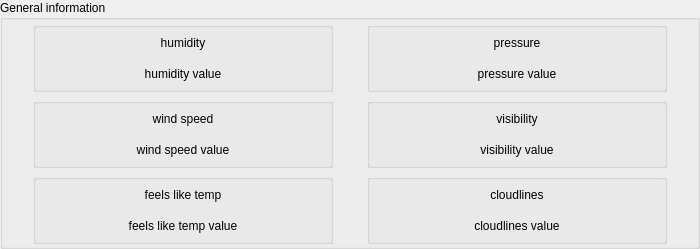
       <widget class="QGroupBox" name="groupBox_16">
        <property name="minimumSize">
         <size>
          <width>700</width>
          <height>220</height>
         </size>
        </property>
        <property name="title">
         <string>General information</string>
        </property>
        <layout class="QVBoxLayout" name="verticalLayout_5">
         <property name="leftMargin">
          <number>2</number>
         </property>
         <property name="topMargin">
          <number>2</number>
         </property>
         <property name="rightMargin">
          <number>2</number>
         </property>
         <property name="bottomMargin">
          <number>2</number>
         </property>
         <item>
          <layout class="QHBoxLayout" name="horizontalLayout_15">
           <item>
            <widget class="QGroupBox" name="groupBox_21">
             <property name="minimumSize">
              <size>
               <width>300</width>
               <height>70</height>
              </size>
             </property>
             <property name="maximumSize">
              <size>
               <width>300</width>
               <height>16777215</height>
              </size>
             </property>
             <property name="title">
              <string/>
             </property>
             <layout class="QVBoxLayout" name="verticalLayout_7">
              <property name="spacing">
               <number>2</number>
              </property>
              <property name="leftMargin">
               <number>1</number>
              </property>
              <property name="topMargin">
               <number>1</number>
              </property>
              <property name="rightMargin">
               <number>1</number>
              </property>
              <property name="bottomMargin">
               <number>1</number>
              </property>
              <item>
               <widget class="QLabel" name="label">
                <property name="text">
                 <string>humidity</string>
                </property>
                <property name="textFormat">
                 <enum>Qt::RichText</enum>
                </property>
                <property name="alignment">
                 <set>Qt::AlignCenter</set>
                </property>
               </widget>
              </item>
              <item>
               <widget class="QLabel" name="label_10">
                <property name="text">
                 <string>humidity value</string>
                </property>
                <property name="textFormat">
                 <enum>Qt::RichText</enum>
                </property>
                <property name="alignment">
                 <set>Qt::AlignCenter</set>
                </property>
               </widget>
              </item>
             </layout>
            </widget>
           </item>
           <item>
            <widget class="QGroupBox" name="groupBox_22">
             <property name="minimumSize">
              <size>
               <width>300</width>
               <height>70</height>
              </size>
             </property>
             <property name="maximumSize">
              <size>
               <width>300</width>
               <height>16777215</height>
              </size>
             </property>
             <property name="title">
              <string/>
             </property>
             <layout class="QVBoxLayout" name="verticalLayout_9">
              <property name="spacing">
               <number>2</number>
              </property>
              <property name="leftMargin">
               <number>1</number>
              </property>
              <property name="topMargin">
               <number>1</number>
              </property>
              <property name="rightMargin">
               <number>1</number>
              </property>
              <property name="bottomMargin">
               <number>1</number>
              </property>
              <item>
               <widget class="QLabel" name="label_12">
                <property name="text">
                 <string>pressure</string>
                </property>
                <property name="textFormat">
                 <enum>Qt::RichText</enum>
                </property>
                <property name="alignment">
                 <set>Qt::AlignCenter</set>
                </property>
               </widget>
              </item>
              <item>
               <widget class="QLabel" name="label_5">
                <property name="text">
                 <string>pressure value</string>
                </property>
                <property name="textFormat">
                 <enum>Qt::RichText</enum>
                </property>
                <property name="alignment">
                 <set>Qt::AlignCenter</set>
                </property>
               </widget>
              </item>
             </layout>
            </widget>
           </item>
          </layout>
         </item>
         <item>
          <layout class="QHBoxLayout" name="horizontalLayout_13">
           <item>
            <widget class="QGroupBox" name="groupBox_19">
             <property name="minimumSize">
              <size>
               <width>300</width>
               <height>70</height>
              </size>
             </property>
             <property name="maximumSize">
              <size>
               <width>300</width>
               <height>16777215</height>
              </size>
             </property>
             <property name="title">
              <string/>
             </property>
             <layout class="QVBoxLayout" name="verticalLayout_8">
              <property name="spacing">
               <number>2</number>
              </property>
              <property name="leftMargin">
               <number>1</number>
              </property>
              <property name="topMargin">
               <number>1</number>
              </property>
              <property name="rightMargin">
               <number>1</number>
              </property>
              <property name="bottomMargin">
               <number>1</number>
              </property>
              <item>
               <widget class="QLabel" name="label_6">
                <property name="text">
                 <string>wind speed</string>
                </property>
                <property name="textFormat">
                 <enum>Qt::RichText</enum>
                </property>
                <property name="alignment">
                 <set>Qt::AlignCenter</set>
                </property>
               </widget>
              </item>
              <item>
               <widget class="QLabel" name="label_11">
                <property name="text">
                 <string>wind speed value</string>
                </property>
                <property name="textFormat">
                 <enum>Qt::RichText</enum>
                </property>
                <property name="alignment">
                 <set>Qt::AlignCenter</set>
                </property>
               </widget>
              </item>
             </layout>
            </widget>
           </item>
           <item>
            <widget class="QGroupBox" name="groupBox_20">
             <property name="minimumSize">
              <size>
               <width>300</width>
               <height>70</height>
              </size>
             </property>
             <property name="maximumSize">
              <size>
               <width>300</width>
               <height>16777215</height>
              </size>
             </property>
             <property name="title">
              <string/>
             </property>
             <layout class="QVBoxLayout" name="verticalLayout_10">
              <property name="spacing">
               <number>2</number>
              </property>
              <property name="leftMargin">
               <number>1</number>
              </property>
              <property name="topMargin">
               <number>1</number>
              </property>
              <property name="rightMargin">
               <number>1</number>
              </property>
              <property name="bottomMargin">
               <number>1</number>
              </property>
              <item>
               <widget class="QLabel" name="label_7">
                <property name="text">
                 <string>visibility</string>
                </property>
                <property name="textFormat">
                 <enum>Qt::RichText</enum>
                </property>
                <property name="alignment">
                 <set>Qt::AlignCenter</set>
                </property>
               </widget>
              </item>
              <item>
               <widget class="QLabel" name="label_13">
                <property name="text">
                 <string>visibility value</string>
                </property>
                <property name="textFormat">
                 <enum>Qt::RichText</enum>
                </property>
                <property name="alignment">
                 <set>Qt::AlignCenter</set>
                </property>
               </widget>
              </item>
             </layout>
            </widget>
           </item>
          </layout>
         </item>
         <item>
          <layout class="QHBoxLayout" name="horizontalLayout_14">
           <item>
            <widget class="QGroupBox" name="groupBox_18">
             <property name="minimumSize">
              <size>
               <width>300</width>
               <height>70</height>
              </size>
             </property>
             <property name="maximumSize">
              <size>
               <width>300</width>
               <height>16777215</height>
              </size>
             </property>
             <property name="title">
              <string/>
             </property>
             <layout class="QVBoxLayout" name="verticalLayout_11">
              <property name="spacing">
               <number>2</number>
              </property>
              <property name="leftMargin">
               <number>1</number>
              </property>
              <property name="topMargin">
               <number>1</number>
              </property>
              <property name="rightMargin">
               <number>1</number>
              </property>
              <property name="bottomMargin">
               <number>1</number>
              </property>
              <item>
               <widget class="QLabel" name="label_8">
                <property name="text">
                 <string>feels like temp</string>
                </property>
                <property name="textFormat">
                 <enum>Qt::RichText</enum>
                </property>
                <property name="alignment">
                 <set>Qt::AlignCenter</set>
                </property>
               </widget>
              </item>
              <item>
               <widget class="QLabel" name="label_14">
                <property name="text">
                 <string>feels like temp value</string>
                </property>
                <property name="textFormat">
                 <enum>Qt::RichText</enum>
                </property>
                <property name="alignment">
                 <set>Qt::AlignCenter</set>
                </property>
               </widget>
              </item>
             </layout>
            </widget>
           </item>
           <item>
            <widget class="QGroupBox" name="groupBox_17">
             <property name="minimumSize">
              <size>
               <width>300</width>
               <height>70</height>
              </size>
             </property>
             <property name="maximumSize">
              <size>
               <width>300</width>
               <height>16777215</height>
              </size>
             </property>
             <property name="title">
              <string/>
             </property>
             <layout class="QVBoxLayout" name="verticalLayout_12">
              <property name="spacing">
               <number>2</number>
              </property>
              <property name="leftMargin">
               <number>1</number>
              </property>
              <property name="topMargin">
               <number>1</number>
              </property>
              <property name="rightMargin">
               <number>1</number>
              </property>
              <property name="bottomMargin">
               <number>1</number>
              </property>
              <item>
               <widget class="QLabel" name="label_9">
                <property name="text">
                 <string>cloudlines</string>
                </property>
                <property name="textFormat">
                 <enum>Qt::RichText</enum>
                </property>
                <property name="alignment">
                 <set>Qt::AlignCenter</set>
                </property>
               </widget>
              </item>
              <item>
               <widget class="QLabel" name="label_15">
                <property name="text">
                 <string>cloudlines value</string>
                </property>
                <property name="textFormat">
                 <enum>Qt::RichText</enum>
                </property>
                <property name="alignment">
                 <set>Qt::AlignCenter</set>
                </property>
               </widget>
              </item>
             </layout>
            </widget>
           </item>
          </layout>
         </item>
        </layout>
       </widget>
